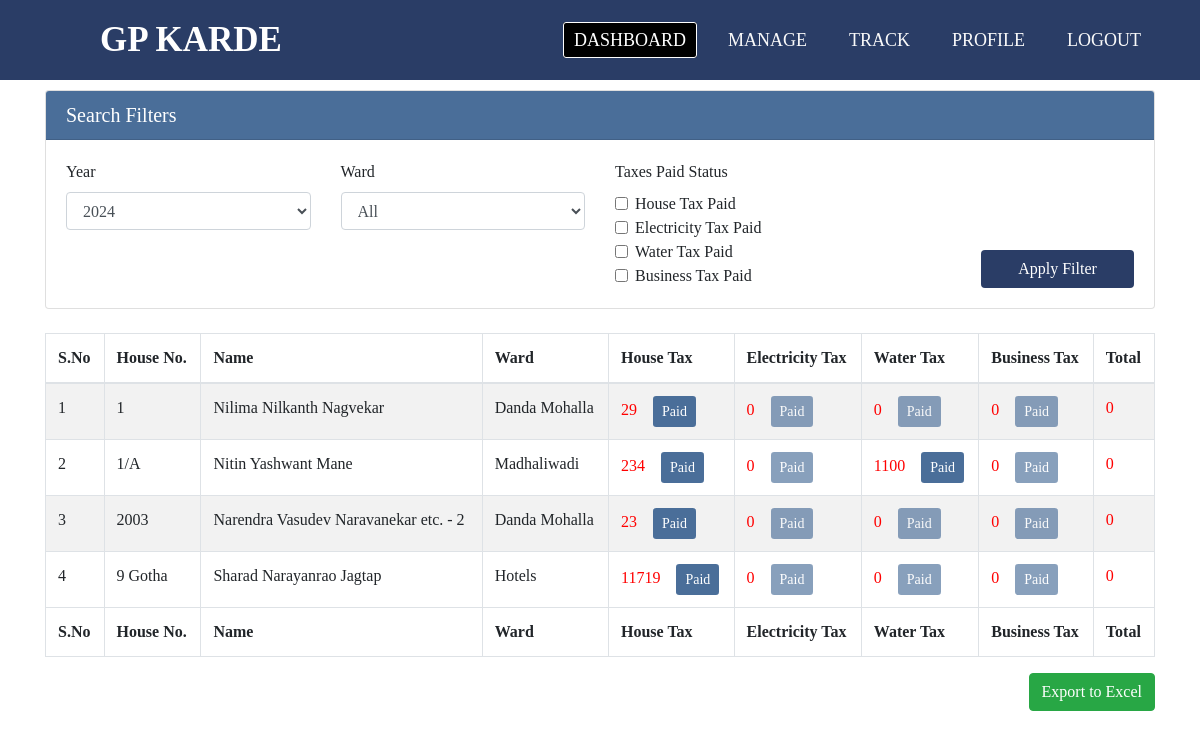
/dashboard.php (signed in), run on the app's committed database.
### tables this page shows
CREATE TABLE `year2024` (
  `userId` varchar(255) NOT NULL,
  `hTaxPaid` int DEFAULT '0',
  `hTaxDate` datetime DEFAULT NULL,
  `eleTaxPaid` int DEFAULT '0',
  `eleTaxDate` date DEFAULT NULL,
  `wTaxPaid` int DEFAULT '0',
  `wTaxDate` date DEFAULT NULL,
  `bTaxPaid` int DEFAULT '0',
  `bTaxDate` date DEFAULT NULL,
  `totalTax` int DEFAULT '0'
);

CREATE TABLE `maindata` (
  `userId` varchar(255) NOT NULL,
  `name` varchar(255)  NOT NULL,
  `section` varchar(20)  NOT NULL,
  `houseTax` int DEFAULT '0',
  `electricityTax` int DEFAULT '0',
  `waterTax` int DEFAULT '0',
  `BusinessTax` int DEFAULT '0'
);

### dashboard.php (the view, shortened to what this page needs)
<!DOCTYPE html>
<html lang="en">
<head>
	<link rel="stylesheet" href="https://cdn.jsdelivr.net/npm/bootstrap@4.0.0/dist/css/bootstrap.min.css">
	<?php require 'partials/navbar.php'?>
</head>
<body>
<?php
	require 'partials/dbconn.php';
$queryYear = "SELECT DISTINCT year FROM yearsdata ORDER BY year ASC";
$result = mysqli_query($conn, $queryYear);
$years = [];
while ($row = mysqli_fetch_assoc($result)) {
    $years[] = $row['year'];
}
				$vadiName = [
					"A" => "Danda Mohalla",
				    "B" => "Jadhavwadi Jamat Mohalla",
				    "C" => "Radhakrishna Wadi & Vishvadip Wadi",
				    "D" => "Sakade Wadi",
				    "E" => "Khambewadi",
				    "F" => "Madhaliwadi",
				    "G" => "Khairakond",
				    "H" => "Hotels"
				];
    if ($_SERVER['REQUEST_METHOD'] == 'POST') {
        $year = isset($_POST['year']) ? $_POST['year'] : '';
        $section = isset($_POST['section']) ? $_POST['section'] : '';
        $houseTaxPaid = isset($_POST['houseTaxPaid']) ? $_POST['houseTaxPaid'] : '';
        $electricityTaxPaid = isset($_POST['electricityTaxPaid']) ? $_POST['electricityTaxPaid'] : '';
        $waterTaxPaid = isset($_POST['waterTaxPaid']) ? $_POST['waterTaxPaid'] : '';
        $businessTaxPaid = isset($_POST['businessTaxPaid']) ? $_POST['businessTaxPaid'] : '';
    } else {
        $year = date('Y');
        $houseTaxPaid = '';
        $electricityTaxPaid = '';
        $waterTaxPaid = '';
        $businessTaxPaid = '';
    }
?>
<div class="container">
	<div class="card mb-4">
		<div class="card-header" style="background-color:#4a6e99; color: white;" >
			<h5 class="mb-0">Search Filters</h5>
		</div>
		<div class="card-body">
			<form id="filter-form" class="row g-3" method="POST" action="">
                <div class="col-md-3">
				    <label for="filterYear" class="form-label">Year</label>
				    <select id="filterYear" class="form-control" name="year">
				        <?php
				        foreach ($years as $Lyear) {
				            echo "<option value='$Lyear' " . (($Lyear == $year) ? 'selected' : '') . ">$Lyear</option>";
				        }
				        ?>
				    </select>
				</div>
                <div class="col-md-3">
                    <label for="filterSection" class="form-label">Ward</label>
                    <select id="filterSection" class="form-control" name="section">
                        <option value="">All</option>
                    </select>
                </div>
                <div class="col-md-4">
                    <label class="form-label">Taxes Paid Status</label>
                    <div class="form-check">
                        <input class="form-check-input" type="checkbox" id="houseTaxPaid" name="houseTaxPaid" value="1" <?php echo ($houseTaxPaid == '1') ? 'checked' : ''; ?>>
                        <label class="form-check-label" for="houseTaxPaid">House Tax Paid</label>
                    </div>
                    <div class="form-check">
                        <input class="form-check-input" type="checkbox" id="electricityTaxPaid" name="electricityTaxPaid" value="1" <?php echo ($electricityTaxPaid == '1') ? 'checked' : ''; ?>>
                        <label class="form-check-label" for="electricityTaxPaid">Electricity Tax Paid</label>
                    </div>
                    <div class="form-check">
                        <input class="form-check-input" type="checkbox" id="waterTaxPaid" name="waterTaxPaid" value="1" <?php echo ($waterTaxPaid == '1') ? 'checked' : ''; ?>>
                        <label class="form-check-label" for="waterTaxPaid">Water Tax Paid</label>
                    </div>
                    <div class="form-check">
                        <input class="form-check-input" type="checkbox" id="businessTaxPaid" name="businessTaxPaid" value="1" <?php echo ($businessTaxPaid == '1') ? 'checked' : ''; ?>>
                        <label class="form-check-label" for="businessTaxPaid">Business Tax Paid</label>
                    </div>
                </div>
				<div class="col-md-2 align-self-end">
					<button type="submit" class="btn btn-block" style="background-color:#2a3d66; color:white;" id="applyFilterBtn">Apply Filter</button>
				</div>
			</form>
		</div>
	</div>
 	<div class="table-responsive ">
 		<table id="mytable" class="table table-striped table-bordered text-nowrap" style="width:100%">
 			<thead>
 				<tr>
 					<th>S.No</th>
 					<th>House No.</th>
 					<th>Name</th>
 					<th>Ward</th>
 					<th>House Tax</th>
 					<th>Electricity Tax</th>
 					<th>Water Tax</th>
 					<th>Business Tax</th>
 					<th>Total</th>
 				</tr>
 			</thead>
 			<tbody>
 				<?php
 				$currentYear = date('Y');
				$year = isset($_POST['year']) && !empty($_POST['year']) ? mysqli_real_escape_string($conn, $_POST['year']) : $currentYear;
				$tableName = "year" . $year;
				$tableCheckQuery = "SHOW TABLES LIKE '$tableName'";
				$tableCheckResult = mysqli_query($conn, $tableCheckQuery);
				if (mysqli_num_rows($tableCheckResult) == 0) {
				    echo "<div class='alert alert-danger' role='alert'>
				            Error: Data for '$tableName' not found. Please contact support or try again later.
				          </div>";
				}else
				{
				$sql = "SELECT * FROM maindata INNER JOIN $tableName ON $tableName.userId = maindata.userId WHERE 1";
 					$result = mysqli_query($conn,$sql);
 					if (mysqli_num_rows($result)>0 && $result) {
 						$serialNumber = 1;
 						foreach ($result as $row) {
 							?>
 							<tr>
 								<td><?= $serialNumber ?></td>
 								<td><?= $row['userId'] ?></td>
 								<td><?= $row['name'] ?></td>
 								<td><?= $vadiName[$row['section']] ?></td>
									<td>
										<span style="color: <?= $row['hTaxPaid'] > 0 ? 'green' : 'red' ?>;">
											 <?= $row['houseTax'] ?>
										</span>
										<button class="btn btn-sm" style="background-color:#4a6e99; color: white";
										 onclick="toggleTax('houseTax', '<?= $row['userId'] ?>', '<?= $year ?>')"
										 <?= ($row['houseTax'] == 0) ? 'disabled' : '' ?>><?= $row['hTaxPaid'] == 1 ? 'Unpaid' : 'Paid' ?></button>
									</td>
									<td>
										<span style="color: <?= $row['eleTaxPaid'] > 0 ? 'green' : 'red' ?>;">
											<?= $row['electricityTax'] ?>
										</span>&nbsp;&nbsp;
										<button class="btn btn-sm" style="background-color:#4a6e99; color: white";
										onclick="toggleTax('electricityTax', '<?= $row['userId'] ?>', '<?= $year ?>') "
										<?= ($row['electricityTax'] == 0) ? 'disabled' : '' ?>><?= $row['eleTaxPaid'] == 1 ? 'Unpaid' : 'Paid' ?></button>
									</td>
									<td>
										<span style="color: <?= $row['wTaxPaid'] > 0 ? 'green' : 'red' ?>;">
											<?= $row['waterTax'] ?>
										</span>&nbsp;&nbsp;
										<button class="btn btn-sm" style="background-color:#4a6e99; color: white";
										onclick="toggleTax('waterTax', '<?= $row['userId'] ?>', '<?= $year ?>')"
										<?= ($row['waterTax'] == 0) ? 'disabled' : '' ?>><?= $row['wTaxPaid'] == 1 ? 'Unpaid' : 'Paid' ?></button>
									</td>
									<td>
										<span style="color: <?= $row['bTaxPaid'] > 0 ? 'green' : 'red' ?>;">
											<?= $row['BusinessTax'] ?>
										</span>&nbsp;&nbsp;
				                        <button class="btn btn-sm" style="background-color:#4a6e99; color: white";
				                        onclick="toggleTax('businessTax', '<?= $row['userId'] ?>', '<?= $year ?>')"
				                        <?= ($row['BusinessTax'] == 0) ? 'disabled' : '' ?>><?= $row['bTaxPaid'] == 1 ? 'Unpaid' : 'Paid' ?></button>
									</td>
				                    <td>
				                        <span style="color: <?= $row['totalTax'] > 0 ? 'green' : 'red' ?>;">
				                            <?=  $row['totalTax']?>
				                        </span>
				                    </td>
 							</tr>
 							<?php
 							$serialNumber++;
 						}
 					}else
 					{
						echo "<div class='alert alert-primary' role='alert'>
						     Record not found for the selected Filter.
						</div>";
 						?>
 						<?php
 					}
 			}
 				?>
 			</tbody>
 			<tfoot>
 				<tr>
 					<th>S.No</th>
 					<th>House No.</th>
 					<th>Name</th>
 					<th>Ward</th>
 					<th>House Tax</th>
 					<th>Electricity Tax</th>
 					<th>Water Tax</th>
 					<th>Business Tax</th>
 					<th>Total</th>
 				</tr>
 			</tfoot>
 		</table>
    <div class="d-flex justify-content-end">
        <button class="btn btn-success" onclick="exportToExcel()">Export to Excel</button>
    </div>
 	</div>
 </div>
</body>
</html>
</body>
</html>

### partials/navbar.php (shortened to what this page needs)
<!DOCTYPE html>
<html lang="en">
<head>
</head>
<body>
	<nav>
		<label class="logo">GP KARDE</label>
		<ul>
		<li><a href="dashboard.php">Dashboard</a></li>
		<li><a href="manage.php">Manage</a></li>
		<li><a href="track.php">Track</a></li>
		<li><a href="Profile.php">Profile</a></li>
		<li><a href="partials/logout.php">Logout</a></li>
		</ul>
	</nav>
</body>
</html>

### partials/navbar.php (style rules this page uses)
:root { --bgcolor-1:#2a3d66; --bgcolor-2:#4a6e99 ; --ahover:#3498db; }
* { padding: 0; margin: 0; list-style-type: none; }
body { font-family:montserrat; background-size:cover; height:calc(100vh - 80px); background-color:#ffffff; font:#333333; }
nav { position:fixed; height: 80px; width:100%; background:var(--bgcolor-1); z-index:9999; }
label.logo { font-size:35px; font-weight:bold; color: #ffffff; padding: 0 100px; line-height:80px; }
nav ul { float: right; margin-right:40px; }
nav li { display: inline-block; margin:0 8px; line-height:80px; }
nav a { color:#fafafa; font-size: 18px; text-transform: uppercase; border: 1px solid transparent; padding:7px 10px; border-radius:3px; text-decoration:none; }
li a:is(:link, :active, :visited).active { border: 1px solid white; background-color:black; color:white; transition:.5s; }

### dashboard.php (style rules this page uses)
.container { padding-top: 90px; }

### data on the page
year2024: userId "1", userId.name "Nilima Nilkanth Nagvekar", userId.section "Danda Mohalla", userId.houseTax "29", hTaxPaid "Paid", userId.electricityTax "0", eleTaxPaid "Paid", userId.waterTax "0", wTaxPaid "Paid", userId.BusinessTax "0", bTaxPaid "Paid", totalTax "0"
year2024: userId "1/A", userId.name "Nitin Yashwant Mane", userId.section "Madhaliwadi", userId.houseTax "234", hTaxPaid "Paid", userId.electricityTax "0", eleTaxPaid "Paid", userId.waterTax "1100", wTaxPaid "Paid", userId.BusinessTax "0", bTaxPaid "Paid", totalTax "0"
year2024: userId "2003", userId.name "Narendra Vasudev Naravanekar etc. - 2", userId.section "Danda Mohalla", userId.houseTax "23", hTaxPaid "Paid", userId.electricityTax "0", eleTaxPaid "Paid", userId.waterTax "0", wTaxPaid "Paid", userId.BusinessTax "0", bTaxPaid "Paid", totalTax "0"
year2024: userId "9 Gotha", userId.name "Sharad Narayanrao Jagtap", userId.section "Hotels", userId.houseTax "11719", hTaxPaid "Paid", userId.electricityTax "0", eleTaxPaid "Paid", userId.waterTax "0", wTaxPaid "Paid", userId.BusinessTax "0", bTaxPaid "Paid", totalTax "0"

### other printed values
form field year "2024"
